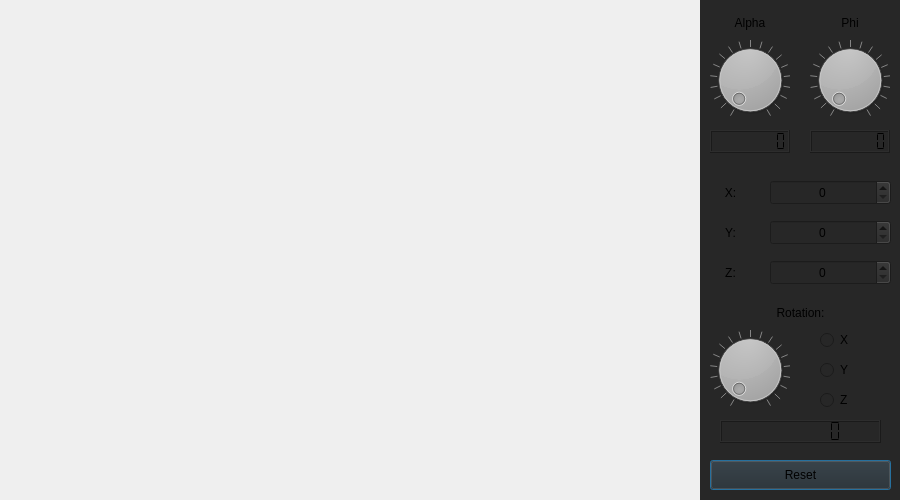
<?xml version="1.0" encoding="UTF-8"?>
<ui version="4.0">
 <class>cube3D</class>
 <widget class="QDialog" name="cube3D">
  <property name="geometry">
   <rect>
    <x>0</x>
    <y>0</y>
    <width>900</width>
    <height>500</height>
   </rect>
  </property>
  <property name="windowTitle">
   <string>cube3D</string>
  </property>
  <widget class="QWidget" name="widget" native="true">
   <property name="geometry">
    <rect>
     <x>700</x>
     <y>0</y>
     <width>200</width>
     <height>500</height>
    </rect>
   </property>
   <property name="styleSheet">
    <string notr="true">background-color: rgb(39, 39, 39);</string>
   </property>
   <widget class="QLabel" name="label_2">
    <property name="geometry">
     <rect>
      <x>10</x>
      <y>10</y>
      <width>80</width>
      <height>25</height>
     </rect>
    </property>
    <property name="styleSheet">
     <string notr="true">font: 700 16pt &quot;Arial&quot;;</string>
    </property>
    <property name="text">
     <string>Alpha</string>
    </property>
    <property name="alignment">
     <set>Qt::AlignmentFlag::AlignCenter</set>
    </property>
   </widget>
   <widget class="QLabel" name="label_3">
    <property name="geometry">
     <rect>
      <x>110</x>
      <y>10</y>
      <width>80</width>
      <height>25</height>
     </rect>
    </property>
    <property name="styleSheet">
     <string notr="true">font: 700 16pt &quot;Arial&quot;;</string>
    </property>
    <property name="text">
     <string>Phi</string>
    </property>
    <property name="alignment">
     <set>Qt::AlignmentFlag::AlignCenter</set>
    </property>
   </widget>
   <widget class="QDial" name="alphaDial">
    <property name="geometry">
     <rect>
      <x>10</x>
      <y>40</y>
      <width>80</width>
      <height>80</height>
     </rect>
    </property>
    <property name="maximum">
     <number>359</number>
    </property>
    <property name="singleStep">
     <number>5</number>
    </property>
    <property name="pageStep">
     <number>20</number>
    </property>
    <property name="wrapping">
     <bool>false</bool>
    </property>
    <property name="notchesVisible">
     <bool>true</bool>
    </property>
   </widget>
   <widget class="QDial" name="phiDial">
    <property name="geometry">
     <rect>
      <x>110</x>
      <y>40</y>
      <width>80</width>
      <height>80</height>
     </rect>
    </property>
    <property name="maximum">
     <number>359</number>
    </property>
    <property name="singleStep">
     <number>5</number>
    </property>
    <property name="pageStep">
     <number>20</number>
    </property>
    <property name="wrapping">
     <bool>false</bool>
    </property>
    <property name="notchesVisible">
     <bool>true</bool>
    </property>
   </widget>
   <widget class="QLCDNumber" name="alphaLCD">
    <property name="geometry">
     <rect>
      <x>10</x>
      <y>130</y>
      <width>80</width>
      <height>23</height>
     </rect>
    </property>
    <property name="digitCount">
     <number>8</number>
    </property>
    <property name="mode">
     <enum>QLCDNumber::Mode::Dec</enum>
    </property>
    <property name="segmentStyle">
     <enum>QLCDNumber::SegmentStyle::Flat</enum>
    </property>
   </widget>
   <widget class="QLCDNumber" name="phiLCD">
    <property name="geometry">
     <rect>
      <x>110</x>
      <y>130</y>
      <width>80</width>
      <height>23</height>
     </rect>
    </property>
    <property name="digitCount">
     <number>8</number>
    </property>
    <property name="mode">
     <enum>QLCDNumber::Mode::Dec</enum>
    </property>
    <property name="segmentStyle">
     <enum>QLCDNumber::SegmentStyle::Flat</enum>
    </property>
   </widget>
   <widget class="QLabel" name="label_4">
    <property name="geometry">
     <rect>
      <x>10</x>
      <y>180</y>
      <width>41</width>
      <height>25</height>
     </rect>
    </property>
    <property name="styleSheet">
     <string notr="true">font: 700 16pt &quot;Arial&quot;;</string>
    </property>
    <property name="text">
     <string>X:</string>
    </property>
    <property name="alignment">
     <set>Qt::AlignmentFlag::AlignCenter</set>
    </property>
   </widget>
   <widget class="QSpinBox" name="spinXC">
    <property name="geometry">
     <rect>
      <x>70</x>
      <y>180</y>
      <width>121</width>
      <height>25</height>
     </rect>
    </property>
    <property name="styleSheet">
     <string notr="true">font: 700 16pt &quot;Arial&quot;;</string>
    </property>
    <property name="alignment">
     <set>Qt::AlignmentFlag::AlignCenter</set>
    </property>
    <property name="maximum">
     <number>500</number>
    </property>
   </widget>
   <widget class="QSpinBox" name="spinYC">
    <property name="geometry">
     <rect>
      <x>70</x>
      <y>220</y>
      <width>121</width>
      <height>25</height>
     </rect>
    </property>
    <property name="styleSheet">
     <string notr="true">font: 700 16pt &quot;Arial&quot;;</string>
    </property>
    <property name="alignment">
     <set>Qt::AlignmentFlag::AlignCenter</set>
    </property>
    <property name="maximum">
     <number>500</number>
    </property>
   </widget>
   <widget class="QLabel" name="label_5">
    <property name="geometry">
     <rect>
      <x>10</x>
      <y>220</y>
      <width>41</width>
      <height>25</height>
     </rect>
    </property>
    <property name="styleSheet">
     <string notr="true">font: 700 16pt &quot;Arial&quot;;</string>
    </property>
    <property name="text">
     <string>Y:</string>
    </property>
    <property name="alignment">
     <set>Qt::AlignmentFlag::AlignCenter</set>
    </property>
   </widget>
   <widget class="QSpinBox" name="spinZC">
    <property name="geometry">
     <rect>
      <x>70</x>
      <y>260</y>
      <width>121</width>
      <height>25</height>
     </rect>
    </property>
    <property name="styleSheet">
     <string notr="true">font: 700 16pt &quot;Arial&quot;;</string>
    </property>
    <property name="alignment">
     <set>Qt::AlignmentFlag::AlignCenter</set>
    </property>
    <property name="maximum">
     <number>500</number>
    </property>
   </widget>
   <widget class="QLabel" name="label_6">
    <property name="geometry">
     <rect>
      <x>10</x>
      <y>260</y>
      <width>41</width>
      <height>25</height>
     </rect>
    </property>
    <property name="styleSheet">
     <string notr="true">font: 700 16pt &quot;Arial&quot;;</string>
    </property>
    <property name="text">
     <string>Z:</string>
    </property>
    <property name="alignment">
     <set>Qt::AlignmentFlag::AlignCenter</set>
    </property>
   </widget>
   <widget class="QPushButton" name="pushButton">
    <property name="geometry">
     <rect>
      <x>10</x>
      <y>460</y>
      <width>181</width>
      <height>30</height>
     </rect>
    </property>
    <property name="styleSheet">
     <string notr="true">font: 700 16pt &quot;Arial&quot;;

</string>
    </property>
    <property name="text">
     <string>Reset</string>
    </property>
   </widget>
   <widget class="QDial" name="rotationAngleDial">
    <property name="geometry">
     <rect>
      <x>10</x>
      <y>330</y>
      <width>80</width>
      <height>80</height>
     </rect>
    </property>
    <property name="maximum">
     <number>359</number>
    </property>
    <property name="singleStep">
     <number>5</number>
    </property>
    <property name="pageStep">
     <number>20</number>
    </property>
    <property name="wrapping">
     <bool>false</bool>
    </property>
    <property name="notchesVisible">
     <bool>true</bool>
    </property>
   </widget>
   <widget class="QLabel" name="label_7">
    <property name="geometry">
     <rect>
      <x>0</x>
      <y>300</y>
      <width>201</width>
      <height>25</height>
     </rect>
    </property>
    <property name="styleSheet">
     <string notr="true">font: 700 16pt &quot;Arial&quot;;</string>
    </property>
    <property name="text">
     <string>Rotation:</string>
    </property>
    <property name="alignment">
     <set>Qt::AlignmentFlag::AlignCenter</set>
    </property>
   </widget>
   <widget class="QLCDNumber" name="rotationAngleLCD">
    <property name="geometry">
     <rect>
      <x>20</x>
      <y>420</y>
      <width>161</width>
      <height>23</height>
     </rect>
    </property>
    <property name="digitCount">
     <number>8</number>
    </property>
    <property name="mode">
     <enum>QLCDNumber::Mode::Dec</enum>
    </property>
    <property name="segmentStyle">
     <enum>QLCDNumber::SegmentStyle::Flat</enum>
    </property>
   </widget>
   <widget class="QRadioButton" name="xRotation">
    <property name="geometry">
     <rect>
      <x>120</x>
      <y>330</y>
      <width>68</width>
      <height>20</height>
     </rect>
    </property>
    <property name="styleSheet">
     <string notr="true">font: 700 13pt &quot;Arial&quot;;</string>
    </property>
    <property name="text">
     <string>X</string>
    </property>
   </widget>
   <widget class="QRadioButton" name="yRotation">
    <property name="geometry">
     <rect>
      <x>120</x>
      <y>360</y>
      <width>68</width>
      <height>20</height>
     </rect>
    </property>
    <property name="styleSheet">
     <string notr="true">font: 700 13pt &quot;Arial&quot;;</string>
    </property>
    <property name="text">
     <string>Y</string>
    </property>
   </widget>
   <widget class="QRadioButton" name="zRotation">
    <property name="enabled">
     <bool>true</bool>
    </property>
    <property name="geometry">
     <rect>
      <x>120</x>
      <y>390</y>
      <width>68</width>
      <height>20</height>
     </rect>
    </property>
    <property name="styleSheet">
     <string notr="true">font: 700 13pt &quot;Arial&quot;;</string>
    </property>
    <property name="text">
     <string>Z</string>
    </property>
   </widget>
  </widget>
 </widget>
 <resources/>
 <connections/>
</ui>
